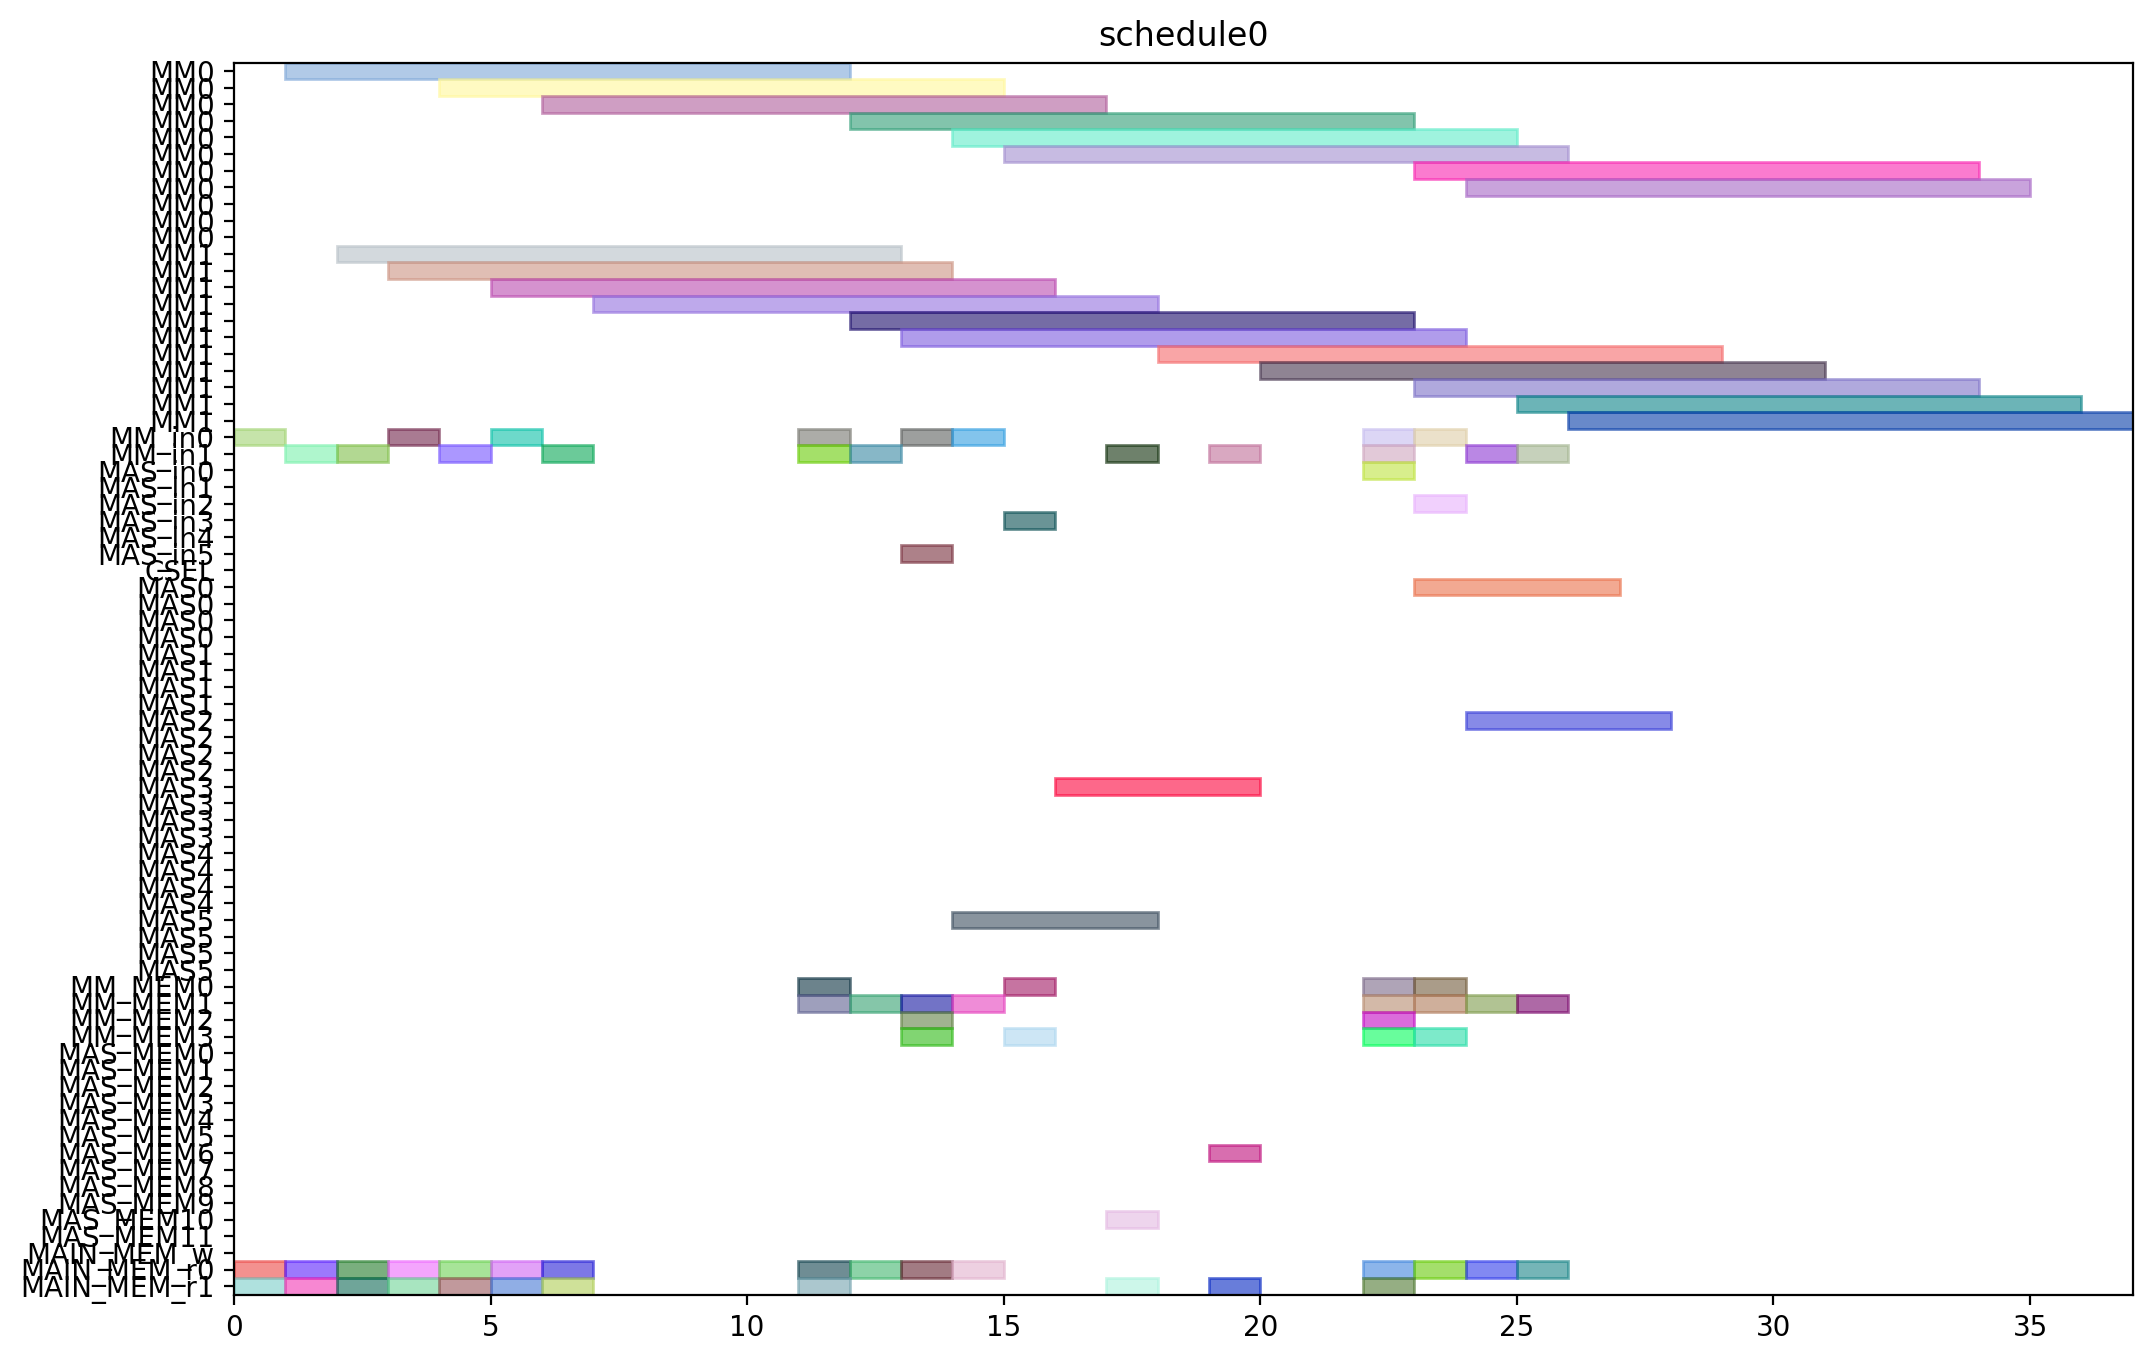

This chart was generated by the following Python code:
from pyschedule import Scenario, solvers, plotters, alt


def solve():
	horizon = 120
	S = Scenario("schedule0", horizon=horizon)

	# resource
	MM = S.Resources('MM', num=2, size=11)
	MM_in = S.Resources('MM_in', num=2)
	MAS_in = S.Resources('MAS_in', num=6)
	CSEL = S.Resource('CSEL')
	MAS = S.Resources('MAS', num=6, size=4, periods=range(1, horizon))
	MM_MEM = S.Resources('MM_MEM', num=4)
	MAS_MEM = S.Resources('MAS_MEM', num=12)
	MAIN_MEM_w = S.Resource('MAIN_MEM_w', size=1)
	MAIN_MEM_r = S.Resources('MAIN_MEM_r', num=2)

	# result of previous scheduling

	# new tasks
	Z_exp2 = S.Task('Z_exp2', length=11, delay_cost=1)
	Z_exp2 += alt(MM)
	Z_exp2_in = S.Task('Z_exp2_in', length=1, delay_cost=1)
	Z_exp2_in += alt(MM_in)
	S += Z_exp2_in*MM_in[0]<=Z_exp2*MM[0]
	S += Z_exp2_in*MM_in[1]<=Z_exp2*MM[1]
	Z_exp2_mem0 = S.Task('Z_exp2_mem0', length=1, delay_cost=1)
	Z_exp2_mem0 += MAIN_MEM_r[0]
	S += Z_exp2_mem0 <= Z_exp2

	Z_exp2_mem1 = S.Task('Z_exp2_mem1', length=1, delay_cost=1)
	Z_exp2_mem1 += MAIN_MEM_r[1]
	S += Z_exp2_mem1 <= Z_exp2

	NX0 = S.Task('NX0', length=11, delay_cost=1)
	NX0 += alt(MM)
	NX0_in = S.Task('NX0_in', length=1, delay_cost=1)
	NX0_in += alt(MM_in)
	S += NX0_in*MM_in[0]<=NX0*MM[0]
	S += NX0_in*MM_in[1]<=NX0*MM[1]
	NX0_mem0 = S.Task('NX0_mem0', length=1, delay_cost=1)
	NX0_mem0 += MAIN_MEM_r[0]
	S += NX0_mem0 <= NX0

	NX0_mem1 = S.Task('NX0_mem1', length=1, delay_cost=1)
	NX0_mem1 += MAIN_MEM_r[1]
	S += NX0_mem1 <= NX0

	k0_10_Z1 = S.Task('k0_10_Z1', length=11, delay_cost=1)
	k0_10_Z1 += alt(MM)
	k0_10_Z1_in = S.Task('k0_10_Z1_in', length=1, delay_cost=1)
	k0_10_Z1_in += alt(MM_in)
	S += k0_10_Z1_in*MM_in[0]<=k0_10_Z1*MM[0]
	S += k0_10_Z1_in*MM_in[1]<=k0_10_Z1*MM[1]
	k0_10_Z1_mem0 = S.Task('k0_10_Z1_mem0', length=1, delay_cost=1)
	k0_10_Z1_mem0 += MAIN_MEM_r[0]
	S += k0_10_Z1_mem0 <= k0_10_Z1

	k0_10_Z1_mem1 = S.Task('k0_10_Z1_mem1', length=1, delay_cost=1)
	k0_10_Z1_mem1 += MAIN_MEM_r[1]
	S += k0_10_Z1_mem1 <= k0_10_Z1

	DX0 = S.Task('DX0', length=11, delay_cost=1)
	DX0 += alt(MM)
	DX0_in = S.Task('DX0_in', length=1, delay_cost=1)
	DX0_in += alt(MM_in)
	S += DX0_in*MM_in[0]<=DX0*MM[0]
	S += DX0_in*MM_in[1]<=DX0*MM[1]
	DX0_mem0 = S.Task('DX0_mem0', length=1, delay_cost=1)
	DX0_mem0 += MAIN_MEM_r[0]
	S += DX0_mem0 <= DX0

	DX0_mem1 = S.Task('DX0_mem1', length=1, delay_cost=1)
	DX0_mem1 += MAIN_MEM_r[1]
	S += DX0_mem1 <= DX0

	NY0 = S.Task('NY0', length=11, delay_cost=1)
	NY0 += alt(MM)
	NY0_in = S.Task('NY0_in', length=1, delay_cost=1)
	NY0_in += alt(MM_in)
	S += NY0_in*MM_in[0]<=NY0*MM[0]
	S += NY0_in*MM_in[1]<=NY0*MM[1]
	NY0_mem0 = S.Task('NY0_mem0', length=1, delay_cost=1)
	NY0_mem0 += MAIN_MEM_r[0]
	S += NY0_mem0 <= NY0

	NY0_mem1 = S.Task('NY0_mem1', length=1, delay_cost=1)
	NY0_mem1 += MAIN_MEM_r[1]
	S += NY0_mem1 <= NY0

	k2_14_Z1 = S.Task('k2_14_Z1', length=11, delay_cost=1)
	k2_14_Z1 += alt(MM)
	k2_14_Z1_in = S.Task('k2_14_Z1_in', length=1, delay_cost=1)
	k2_14_Z1_in += alt(MM_in)
	S += k2_14_Z1_in*MM_in[0]<=k2_14_Z1*MM[0]
	S += k2_14_Z1_in*MM_in[1]<=k2_14_Z1*MM[1]
	k2_14_Z1_mem0 = S.Task('k2_14_Z1_mem0', length=1, delay_cost=1)
	k2_14_Z1_mem0 += MAIN_MEM_r[0]
	S += k2_14_Z1_mem0 <= k2_14_Z1

	k2_14_Z1_mem1 = S.Task('k2_14_Z1_mem1', length=1, delay_cost=1)
	k2_14_Z1_mem1 += MAIN_MEM_r[1]
	S += k2_14_Z1_mem1 <= k2_14_Z1

	DY0 = S.Task('DY0', length=11, delay_cost=1)
	DY0 += alt(MM)
	DY0_in = S.Task('DY0_in', length=1, delay_cost=1)
	DY0_in += alt(MM_in)
	S += DY0_in*MM_in[0]<=DY0*MM[0]
	S += DY0_in*MM_in[1]<=DY0*MM[1]
	DY0_mem0 = S.Task('DY0_mem0', length=1, delay_cost=1)
	DY0_mem0 += MAIN_MEM_r[0]
	S += DY0_mem0 <= DY0

	DY0_mem1 = S.Task('DY0_mem1', length=1, delay_cost=1)
	DY0_mem1 += MAIN_MEM_r[1]
	S += DY0_mem1 <= DY0

	Z_exp3 = S.Task('Z_exp3', length=11, delay_cost=1)
	Z_exp3 += alt(MM)
	Z_exp3_in = S.Task('Z_exp3_in', length=1, delay_cost=1)
	Z_exp3_in += alt(MM_in)
	S += Z_exp3_in*MM_in[0]<=Z_exp3*MM[0]
	S += Z_exp3_in*MM_in[1]<=Z_exp3*MM[1]
	Z_exp3_mem0 = S.Task('Z_exp3_mem0', length=1, delay_cost=1)
	Z_exp3_mem0 += alt(MM_MEM)
	S += (Z_exp2*MM[0])-1 < Z_exp3_mem0*MM_MEM[0]
	S += (Z_exp2*MM[1])-1 < Z_exp3_mem0*MM_MEM[2]
	S += Z_exp3_mem0 <= Z_exp3

	Z_exp3_mem1 = S.Task('Z_exp3_mem1', length=1, delay_cost=1)
	Z_exp3_mem1 += MAIN_MEM_r[1]
	S += Z_exp3_mem1 <= Z_exp3

	NX1_ = S.Task('NX1_', length=4, delay_cost=1)
	NX1_ += alt(MAS)
	NX1__in = S.Task('NX1__in', length=1, delay_cost=1)
	NX1__in += alt(MAS_in)
	S += NX1__in*MAS_in[0]<=NX1_*MAS[0]

	S += NX1__in*MAS_in[1]<=NX1_*MAS[1]

	S += NX1__in*MAS_in[2]<=NX1_*MAS[2]

	S += NX1__in*MAS_in[3]<=NX1_*MAS[3]

	S += NX1__in*MAS_in[4]<=NX1_*MAS[4]

	S += NX1__in*MAS_in[5]<=NX1_*MAS[5]

	NX1__mem0 = S.Task('NX1__mem0', length=1, delay_cost=1)
	NX1__mem0 += alt(MM_MEM)
	S += (NX0*MM[0])-1 < NX1__mem0*MM_MEM[0]
	S += (NX0*MM[1])-1 < NX1__mem0*MM_MEM[2]
	S += NX1__mem0 <= NX1_

	NX1__mem1 = S.Task('NX1__mem1', length=1, delay_cost=1)
	NX1__mem1 += alt(MM_MEM)
	S += (k0_10_Z1*MM[0])-1 < NX1__mem1*MM_MEM[1]
	S += (k0_10_Z1*MM[1])-1 < NX1__mem1*MM_MEM[3]
	S += NX1__mem1 <= NX1_

	k0_9_Z2 = S.Task('k0_9_Z2', length=11, delay_cost=1)
	k0_9_Z2 += alt(MM)
	k0_9_Z2_in = S.Task('k0_9_Z2_in', length=1, delay_cost=1)
	k0_9_Z2_in += alt(MM_in)
	S += k0_9_Z2_in*MM_in[0]<=k0_9_Z2*MM[0]
	S += k0_9_Z2_in*MM_in[1]<=k0_9_Z2*MM[1]
	k0_9_Z2_mem0 = S.Task('k0_9_Z2_mem0', length=1, delay_cost=1)
	k0_9_Z2_mem0 += MAIN_MEM_r[0]
	S += k0_9_Z2_mem0 <= k0_9_Z2

	k0_9_Z2_mem1 = S.Task('k0_9_Z2_mem1', length=1, delay_cost=1)
	k0_9_Z2_mem1 += alt(MM_MEM)
	S += (Z_exp2*MM[0])-1 < k0_9_Z2_mem1*MM_MEM[1]
	S += (Z_exp2*MM[1])-1 < k0_9_Z2_mem1*MM_MEM[3]
	S += k0_9_Z2_mem1 <= k0_9_Z2

	k1_9_Z2 = S.Task('k1_9_Z2', length=11, delay_cost=1)
	k1_9_Z2 += alt(MM)
	k1_9_Z2_in = S.Task('k1_9_Z2_in', length=1, delay_cost=1)
	k1_9_Z2_in += alt(MM_in)
	S += k1_9_Z2_in*MM_in[0]<=k1_9_Z2*MM[0]
	S += k1_9_Z2_in*MM_in[1]<=k1_9_Z2*MM[1]
	k1_9_Z2_mem0 = S.Task('k1_9_Z2_mem0', length=1, delay_cost=1)
	k1_9_Z2_mem0 += MAIN_MEM_r[0]
	S += k1_9_Z2_mem0 <= k1_9_Z2

	k1_9_Z2_mem1 = S.Task('k1_9_Z2_mem1', length=1, delay_cost=1)
	k1_9_Z2_mem1 += alt(MM_MEM)
	S += (Z_exp2*MM[0])-1 < k1_9_Z2_mem1*MM_MEM[1]
	S += (Z_exp2*MM[1])-1 < k1_9_Z2_mem1*MM_MEM[3]
	S += k1_9_Z2_mem1 <= k1_9_Z2

	NY1_ = S.Task('NY1_', length=4, delay_cost=1)
	NY1_ += alt(MAS)
	NY1__in = S.Task('NY1__in', length=1, delay_cost=1)
	NY1__in += alt(MAS_in)
	S += NY1__in*MAS_in[0]<=NY1_*MAS[0]

	S += NY1__in*MAS_in[1]<=NY1_*MAS[1]

	S += NY1__in*MAS_in[2]<=NY1_*MAS[2]

	S += NY1__in*MAS_in[3]<=NY1_*MAS[3]

	S += NY1__in*MAS_in[4]<=NY1_*MAS[4]

	S += NY1__in*MAS_in[5]<=NY1_*MAS[5]

	NY1__mem0 = S.Task('NY1__mem0', length=1, delay_cost=1)
	NY1__mem0 += alt(MM_MEM)
	S += (NY0*MM[0])-1 < NY1__mem0*MM_MEM[0]
	S += (NY0*MM[1])-1 < NY1__mem0*MM_MEM[2]
	S += NY1__mem0 <= NY1_

	NY1__mem1 = S.Task('NY1__mem1', length=1, delay_cost=1)
	NY1__mem1 += alt(MM_MEM)
	S += (k2_14_Z1*MM[0])-1 < NY1__mem1*MM_MEM[1]
	S += (k2_14_Z1*MM[1])-1 < NY1__mem1*MM_MEM[3]
	S += NY1__mem1 <= NY1_

	k2_13_Z2 = S.Task('k2_13_Z2', length=11, delay_cost=1)
	k2_13_Z2 += alt(MM)
	k2_13_Z2_in = S.Task('k2_13_Z2_in', length=1, delay_cost=1)
	k2_13_Z2_in += alt(MM_in)
	S += k2_13_Z2_in*MM_in[0]<=k2_13_Z2*MM[0]
	S += k2_13_Z2_in*MM_in[1]<=k2_13_Z2*MM[1]
	k2_13_Z2_mem0 = S.Task('k2_13_Z2_mem0', length=1, delay_cost=1)
	k2_13_Z2_mem0 += MAIN_MEM_r[0]
	S += k2_13_Z2_mem0 <= k2_13_Z2

	k2_13_Z2_mem1 = S.Task('k2_13_Z2_mem1', length=1, delay_cost=1)
	k2_13_Z2_mem1 += alt(MM_MEM)
	S += (Z_exp2*MM[0])-1 < k2_13_Z2_mem1*MM_MEM[1]
	S += (Z_exp2*MM[1])-1 < k2_13_Z2_mem1*MM_MEM[3]
	S += k2_13_Z2_mem1 <= k2_13_Z2

	k3_14_Z2 = S.Task('k3_14_Z2', length=11, delay_cost=1)
	k3_14_Z2 += alt(MM)
	k3_14_Z2_in = S.Task('k3_14_Z2_in', length=1, delay_cost=1)
	k3_14_Z2_in += alt(MM_in)
	S += k3_14_Z2_in*MM_in[0]<=k3_14_Z2*MM[0]
	S += k3_14_Z2_in*MM_in[1]<=k3_14_Z2*MM[1]
	k3_14_Z2_mem0 = S.Task('k3_14_Z2_mem0', length=1, delay_cost=1)
	k3_14_Z2_mem0 += MAIN_MEM_r[0]
	S += k3_14_Z2_mem0 <= k3_14_Z2

	k3_14_Z2_mem1 = S.Task('k3_14_Z2_mem1', length=1, delay_cost=1)
	k3_14_Z2_mem1 += alt(MM_MEM)
	S += (Z_exp2*MM[0])-1 < k3_14_Z2_mem1*MM_MEM[1]
	S += (Z_exp2*MM[1])-1 < k3_14_Z2_mem1*MM_MEM[3]
	S += k3_14_Z2_mem1 <= k3_14_Z2

	Z_exp4 = S.Task('Z_exp4', length=11, delay_cost=1)
	Z_exp4 += alt(MM)
	Z_exp4_in = S.Task('Z_exp4_in', length=1, delay_cost=1)
	Z_exp4_in += alt(MM_in)
	S += Z_exp4_in*MM_in[0]<=Z_exp4*MM[0]
	S += Z_exp4_in*MM_in[1]<=Z_exp4*MM[1]
	Z_exp4_mem0 = S.Task('Z_exp4_mem0', length=1, delay_cost=1)
	Z_exp4_mem0 += alt(MM_MEM)
	S += (Z_exp3*MM[0])-1 < Z_exp4_mem0*MM_MEM[0]
	S += (Z_exp3*MM[1])-1 < Z_exp4_mem0*MM_MEM[2]
	S += Z_exp4_mem0 <= Z_exp4

	Z_exp4_mem1 = S.Task('Z_exp4_mem1', length=1, delay_cost=1)
	Z_exp4_mem1 += MAIN_MEM_r[1]
	S += Z_exp4_mem1 <= Z_exp4

	NX1 = S.Task('NX1', length=11, delay_cost=1)
	NX1 += alt(MM)
	NX1_in = S.Task('NX1_in', length=1, delay_cost=1)
	NX1_in += alt(MM_in)
	S += NX1_in*MM_in[0]<=NX1*MM[0]
	S += NX1_in*MM_in[1]<=NX1*MM[1]
	NX1_mem0 = S.Task('NX1_mem0', length=1, delay_cost=1)
	NX1_mem0 += alt(MAS_MEM)
	S += (NX1_*MAS[0])-1 < NX1_mem0*MAS_MEM[0]
	S += (NX1_*MAS[1])-1 < NX1_mem0*MAS_MEM[2]
	S += (NX1_*MAS[2])-1 < NX1_mem0*MAS_MEM[4]
	S += (NX1_*MAS[3])-1 < NX1_mem0*MAS_MEM[6]
	S += (NX1_*MAS[4])-1 < NX1_mem0*MAS_MEM[8]
	S += (NX1_*MAS[5])-1 < NX1_mem0*MAS_MEM[10]
	S += NX1_mem0 <= NX1

	NX1_mem1 = S.Task('NX1_mem1', length=1, delay_cost=1)
	NX1_mem1 += MAIN_MEM_r[1]
	S += NX1_mem1 <= NX1

	k0_8_Z3 = S.Task('k0_8_Z3', length=11, delay_cost=1)
	k0_8_Z3 += alt(MM)
	k0_8_Z3_in = S.Task('k0_8_Z3_in', length=1, delay_cost=1)
	k0_8_Z3_in += alt(MM_in)
	S += k0_8_Z3_in*MM_in[0]<=k0_8_Z3*MM[0]
	S += k0_8_Z3_in*MM_in[1]<=k0_8_Z3*MM[1]
	k0_8_Z3_mem0 = S.Task('k0_8_Z3_mem0', length=1, delay_cost=1)
	k0_8_Z3_mem0 += MAIN_MEM_r[0]
	S += k0_8_Z3_mem0 <= k0_8_Z3

	k0_8_Z3_mem1 = S.Task('k0_8_Z3_mem1', length=1, delay_cost=1)
	k0_8_Z3_mem1 += alt(MM_MEM)
	S += (Z_exp3*MM[0])-1 < k0_8_Z3_mem1*MM_MEM[1]
	S += (Z_exp3*MM[1])-1 < k0_8_Z3_mem1*MM_MEM[3]
	S += k0_8_Z3_mem1 <= k0_8_Z3

	DX1_ = S.Task('DX1_', length=4, delay_cost=1)
	DX1_ += alt(MAS)
	DX1__in = S.Task('DX1__in', length=1, delay_cost=1)
	DX1__in += alt(MAS_in)
	S += DX1__in*MAS_in[0]<=DX1_*MAS[0]

	S += DX1__in*MAS_in[1]<=DX1_*MAS[1]

	S += DX1__in*MAS_in[2]<=DX1_*MAS[2]

	S += DX1__in*MAS_in[3]<=DX1_*MAS[3]

	S += DX1__in*MAS_in[4]<=DX1_*MAS[4]

	S += DX1__in*MAS_in[5]<=DX1_*MAS[5]

	DX1__mem0 = S.Task('DX1__mem0', length=1, delay_cost=1)
	DX1__mem0 += alt(MM_MEM)
	S += (DX0*MM[0])-1 < DX1__mem0*MM_MEM[0]
	S += (DX0*MM[1])-1 < DX1__mem0*MM_MEM[2]
	S += DX1__mem0 <= DX1_

	DX1__mem1 = S.Task('DX1__mem1', length=1, delay_cost=1)
	DX1__mem1 += alt(MM_MEM)
	S += (k1_9_Z2*MM[0])-1 < DX1__mem1*MM_MEM[1]
	S += (k1_9_Z2*MM[1])-1 < DX1__mem1*MM_MEM[3]
	S += DX1__mem1 <= DX1_

	k1_8_Z3 = S.Task('k1_8_Z3', length=11, delay_cost=1)
	k1_8_Z3 += alt(MM)
	k1_8_Z3_in = S.Task('k1_8_Z3_in', length=1, delay_cost=1)
	k1_8_Z3_in += alt(MM_in)
	S += k1_8_Z3_in*MM_in[0]<=k1_8_Z3*MM[0]
	S += k1_8_Z3_in*MM_in[1]<=k1_8_Z3*MM[1]
	k1_8_Z3_mem0 = S.Task('k1_8_Z3_mem0', length=1, delay_cost=1)
	k1_8_Z3_mem0 += MAIN_MEM_r[0]
	S += k1_8_Z3_mem0 <= k1_8_Z3

	k1_8_Z3_mem1 = S.Task('k1_8_Z3_mem1', length=1, delay_cost=1)
	k1_8_Z3_mem1 += alt(MM_MEM)
	S += (Z_exp3*MM[0])-1 < k1_8_Z3_mem1*MM_MEM[1]
	S += (Z_exp3*MM[1])-1 < k1_8_Z3_mem1*MM_MEM[3]
	S += k1_8_Z3_mem1 <= k1_8_Z3

	NY1 = S.Task('NY1', length=11, delay_cost=1)
	NY1 += alt(MM)
	NY1_in = S.Task('NY1_in', length=1, delay_cost=1)
	NY1_in += alt(MM_in)
	S += NY1_in*MM_in[0]<=NY1*MM[0]
	S += NY1_in*MM_in[1]<=NY1*MM[1]
	NY1_mem0 = S.Task('NY1_mem0', length=1, delay_cost=1)
	NY1_mem0 += alt(MAS_MEM)
	S += (NY1_*MAS[0])-1 < NY1_mem0*MAS_MEM[0]
	S += (NY1_*MAS[1])-1 < NY1_mem0*MAS_MEM[2]
	S += (NY1_*MAS[2])-1 < NY1_mem0*MAS_MEM[4]
	S += (NY1_*MAS[3])-1 < NY1_mem0*MAS_MEM[6]
	S += (NY1_*MAS[4])-1 < NY1_mem0*MAS_MEM[8]
	S += (NY1_*MAS[5])-1 < NY1_mem0*MAS_MEM[10]
	S += NY1_mem0 <= NY1

	NY1_mem1 = S.Task('NY1_mem1', length=1, delay_cost=1)
	NY1_mem1 += MAIN_MEM_r[1]
	S += NY1_mem1 <= NY1

	k2_12_Z3 = S.Task('k2_12_Z3', length=11, delay_cost=1)
	k2_12_Z3 += alt(MM)
	k2_12_Z3_in = S.Task('k2_12_Z3_in', length=1, delay_cost=1)
	k2_12_Z3_in += alt(MM_in)
	S += k2_12_Z3_in*MM_in[0]<=k2_12_Z3*MM[0]
	S += k2_12_Z3_in*MM_in[1]<=k2_12_Z3*MM[1]
	k2_12_Z3_mem0 = S.Task('k2_12_Z3_mem0', length=1, delay_cost=1)
	k2_12_Z3_mem0 += MAIN_MEM_r[0]
	S += k2_12_Z3_mem0 <= k2_12_Z3

	k2_12_Z3_mem1 = S.Task('k2_12_Z3_mem1', length=1, delay_cost=1)
	k2_12_Z3_mem1 += alt(MM_MEM)
	S += (Z_exp3*MM[0])-1 < k2_12_Z3_mem1*MM_MEM[1]
	S += (Z_exp3*MM[1])-1 < k2_12_Z3_mem1*MM_MEM[3]
	S += k2_12_Z3_mem1 <= k2_12_Z3

	DY1_ = S.Task('DY1_', length=4, delay_cost=1)
	DY1_ += alt(MAS)
	DY1__in = S.Task('DY1__in', length=1, delay_cost=1)
	DY1__in += alt(MAS_in)
	S += DY1__in*MAS_in[0]<=DY1_*MAS[0]

	S += DY1__in*MAS_in[1]<=DY1_*MAS[1]

	S += DY1__in*MAS_in[2]<=DY1_*MAS[2]

	S += DY1__in*MAS_in[3]<=DY1_*MAS[3]

	S += DY1__in*MAS_in[4]<=DY1_*MAS[4]

	S += DY1__in*MAS_in[5]<=DY1_*MAS[5]

	DY1__mem0 = S.Task('DY1__mem0', length=1, delay_cost=1)
	DY1__mem0 += alt(MM_MEM)
	S += (DY0*MM[0])-1 < DY1__mem0*MM_MEM[0]
	S += (DY0*MM[1])-1 < DY1__mem0*MM_MEM[2]
	S += DY1__mem0 <= DY1_

	DY1__mem1 = S.Task('DY1__mem1', length=1, delay_cost=1)
	DY1__mem1 += alt(MM_MEM)
	S += (k3_14_Z2*MM[0])-1 < DY1__mem1*MM_MEM[1]
	S += (k3_14_Z2*MM[1])-1 < DY1__mem1*MM_MEM[3]
	S += DY1__mem1 <= DY1_

	k3_13_Z3 = S.Task('k3_13_Z3', length=11, delay_cost=1)
	k3_13_Z3 += alt(MM)
	k3_13_Z3_in = S.Task('k3_13_Z3_in', length=1, delay_cost=1)
	k3_13_Z3_in += alt(MM_in)
	S += k3_13_Z3_in*MM_in[0]<=k3_13_Z3*MM[0]
	S += k3_13_Z3_in*MM_in[1]<=k3_13_Z3*MM[1]
	k3_13_Z3_mem0 = S.Task('k3_13_Z3_mem0', length=1, delay_cost=1)
	k3_13_Z3_mem0 += MAIN_MEM_r[0]
	S += k3_13_Z3_mem0 <= k3_13_Z3

	k3_13_Z3_mem1 = S.Task('k3_13_Z3_mem1', length=1, delay_cost=1)
	k3_13_Z3_mem1 += alt(MM_MEM)
	S += (Z_exp3*MM[0])-1 < k3_13_Z3_mem1*MM_MEM[1]
	S += (Z_exp3*MM[1])-1 < k3_13_Z3_mem1*MM_MEM[3]
	S += k3_13_Z3_mem1 <= k3_13_Z3

	solvers.mip.solve(S,msg=1,kind='CPLEX',ratio_gap=1.01)

	solution = [['hoge']*len(S.solution()[1]) for i in range(len(S.solution()))]
	for i in range(len(S.solution())):
		for j in range(len(S.solution()[i])):
			solution[i][j]=str(S.solution()[i][j])
	print(solution)

	cycles = int(solution[-1][3])

	pic_file_name = "/mnt/rose/usr1/fukuda/ABE/multiRAM_multiMAS_16mux/scheduling_result/stage11MM2_stage4MAS6/ISOGENY/schedule0.png"
	if(S.solution() != []):
		plotters.matplotlib.plot(S,img_filename=pic_file_name, show_task_labels=False, fig_size=(cycles*0.25+3, 8))

	return solution
